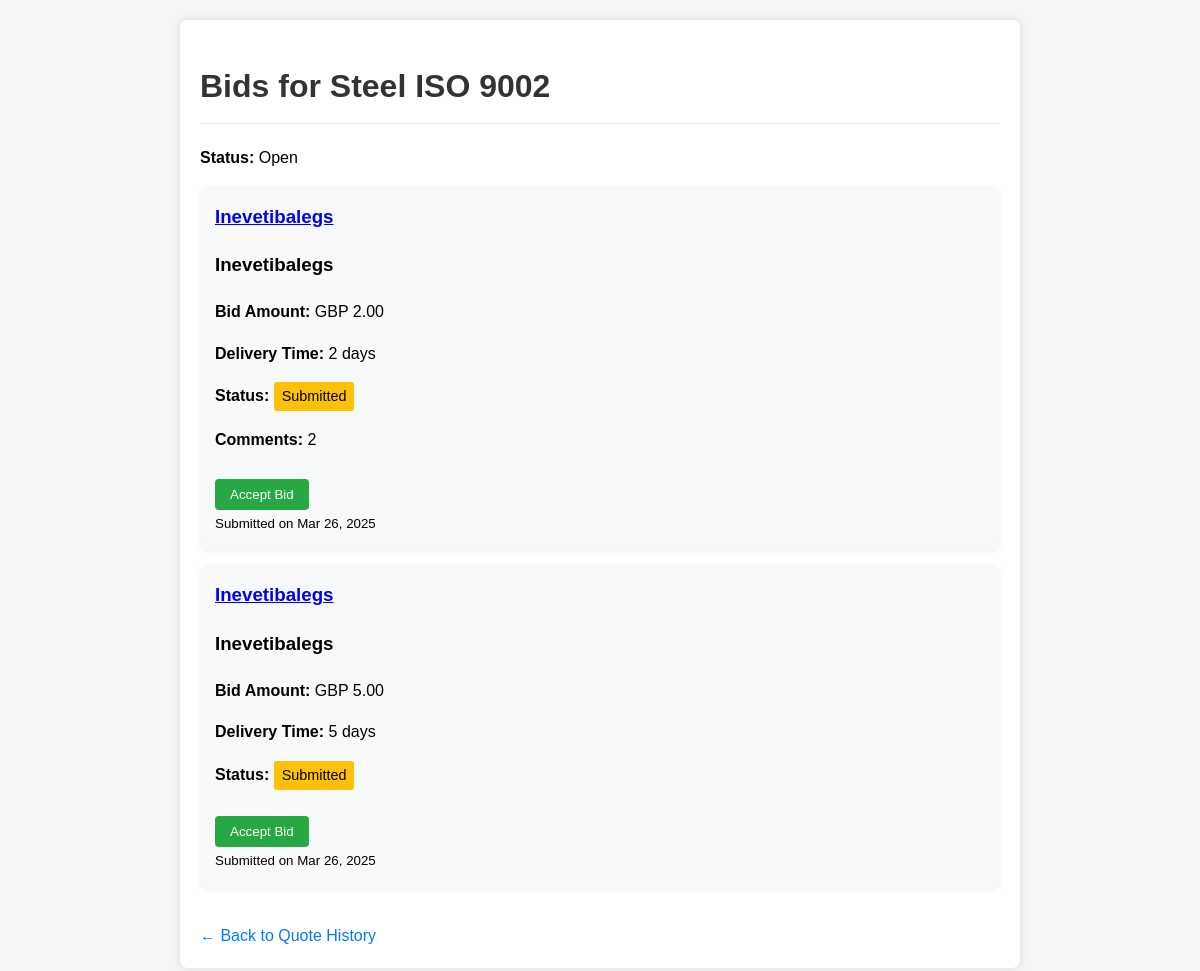
The page /manufacturer/quote-bids/2/ (signed in) on the database its author committed.
### manufacturer/models.py (models this page shows, shortened)
class QuoteRequest(models.Model):
    STATUS_CHOICES = [
        ('open', 'Open'),
        ('closed', 'Closed'),
        ('awarded', 'Awarded'),
        ('expired', 'Expired'),
    ]
    manufacturer = models.ForeignKey(Manufacturer, on_delete=models.CASCADE)
    product = models.CharField(max_length=200)
    category = models.CharField(max_length=100)
    description = models.TextField()
    deadline = models.DateField()
    quantity = models.DecimalField(max_digits=10, decimal_places=2)
    unit = models.CharField(max_length=20, blank=True)
    annual_volume = models.CharField(max_length=100, blank=True)
    unit_price = models.DecimalField(max_digits=10, decimal_places=2, null=True, blank=True)
    currency = models.CharField(max_length=3, blank=True)
    shipping_terms = models.CharField(max_length=50)
    destination_port = models.CharField(max_length=100, blank=True)
    payment_terms = models.CharField(max_length=50)
    status = models.CharField(max_length=10, choices=STATUS_CHOICES, default='open')
    created_at = models.DateTimeField(auto_now_add=True)
    accepted_bid = models.ForeignKey('supplier.Bid', on_delete=models.SET_NULL, null=True, blank=True)

### supplier/models.py (models this page shows, shortened)
class Bid(models.Model):
    supplier = models.ForeignKey('Supplier', on_delete=models.CASCADE)
    quote = models.ForeignKey(QuoteRequest, on_delete=models.CASCADE)
    bid_amount = models.DecimalField(max_digits=10, decimal_places=2)
    delivery_time = models.PositiveIntegerField(help_text="Delivery time in days")
    comments = models.TextField(blank=True)
    submitted_at = models.DateTimeField(auto_now_add=True)
    status = models.CharField(max_length=20, choices=[
        ('submitted', 'Submitted'),
        ('accepted', 'Accepted'),
        ('rejected', 'Rejected')
    ], default='submitted')

class Supplier(models.Model):
    user = models.OneToOneField(User, on_delete=models.CASCADE)
    first_name = models.CharField(max_length=100)
    last_name = models.CharField(max_length=100)
    company_name = models.CharField(max_length=200)
    city = models.CharField(max_length=100)
    state = models.CharField(max_length=100)
    business_type = models.CharField(max_length=100)
    website = models.URLField(blank=True)
    phone_number = models.CharField(max_length=20)
    key_services = models.TextField()

### manufacturer/views.py (the view)
# urls.py: path('quote-bids/<int:quote_id>/', views.view_quote_bids, name='view_quote_bids'),
def view_quote_bids(request, quote_id):
    if not request.user.is_authenticated:
        return redirect('manufacturer_login')
    try:
        manufacturer = Manufacturer.objects.get(user=request.user)
        quote = QuoteRequest.objects.get(id=quote_id, manufacturer=manufacturer)
        bids = Bid.objects.filter(quote=quote).select_related('supplier')
        sort = request.GET.get('sort', 'newest')
        if sort == 'lowest':
            bids = bids.order_by('bid_amount')
        elif sort == 'highest':
            bids = bids.order_by('-bid_amount')
        else:  # default to newest first
            bids = bids.order_by('-submitted_at')
        return render(request, 'manufacturer/quote_bids.html', {
            'quote': quote,
            'bids': bids,
            'manufacturer': manufacturer,
            'current_sort': sort  # Pass the current sort option to template
        })
    except (Manufacturer.DoesNotExist, QuoteRequest.DoesNotExist):
        messages.error(request, "Quote not found or you don't have permission to view it")
        return redirect('manufacturer_quote_history')

### manufacturer/templates/manufacturer/quote_bids.html (shortened to what this page needs)
<!DOCTYPE html>
<html>
<head>
</head>
<body>
    <div class="container">
        <h1>Bids for {{ quote.product }}</h1>
        <p><strong>Status:</strong> {{ quote.get_status_display }}</p>
        {% if bids %}
        <div class="bid-list">
            {% for bid in bids %}
            <div class="bid-card">
                <h3><a href="{% url 'view_supplier_profile' bid.supplier.id %}?quote_id={{ quote.id }}">
                    {{ bid.supplier.company_name }}
                </a></h3>
                <h3>{{ bid.supplier.company_name }}</h3>
                <p><strong>Bid Amount:</strong> {{ quote.currency }} {{ bid.bid_amount }}</p>
                <p><strong>Delivery Time:</strong> {{ bid.delivery_time }} days</p>
                <p><strong>Status:</strong> <span class="status status-{{ bid.status }}">{{ bid.get_status_display }}</span></p>
                {% if bid.comments %}
                <p><strong>Comments:</strong> {{ bid.comments }}</p>
                {% endif %}
                {% if bid.status == 'submitted' and quote.status == 'open' %}
                <form method="post" action="{% url 'accept_bid' bid.id %}">
                    <button type="submit" class="accept-btn">Accept Bid</button>
                </form>
                {% endif %}
                <small>Submitted on {{ bid.submitted_at|date:"M d, Y" }}</small>
            </div>
            {% endfor %}
        </div>
        {% else %}
        <p>No bids available for this quote.</p>
        {% endif %}
        <a href="{% url 'manufacturer_quote_history' %}" class="back-link">← Back to Quote History</a>
    </div>
</body>
</html>

### manufacturer/templates/manufacturer/quote_bids.html (style rules this page uses)
body { font-family: Arial, sans-serif; line-height: 1.6; margin: 0; padding: 20px; background-color: #f5f5f5; }
.container { max-width: 800px; margin: 0 auto; background: white; padding: 20px; border-radius: 8px; box-shadow: 0 0 10px rgba(0,0,0,0.1); }
h1 { color: #333; border-bottom: 1px solid #eee; padding-bottom: 10px; }
.bid-card { background: #f8f9fa; border-radius: 8px; padding: 15px; margin-bottom: 15px; box-shadow: 0 2px 5px rgba(0,0,0,0.05); }
.bid-card h3 { margin-top: 0; }
.status { display: inline-block; padding: 3px 8px; border-radius: 3px; font-size: 0.9em; }
.status-submitted { background: #ffc107; color: #000; }
.accept-btn { background: #28a745; color: white; border: none; padding: 8px 15px; border-radius: 4px; cursor: pointer; margin-top: 10px; }
.back-link { display: inline-block; margin-top: 20px; color: #007bff; text-decoration: none; }

### rows shown on the page
QuoteRequest: product "Steel ISO 9002", status "Open", currency "GBP"
Bid: supplier.company_name "Inevetibalegs", bid_amount "2.00", delivery_time "2", status "Submitted", comments "2", shows "Accept Bid", submitted_at "Mar 26, 2025"
Bid: supplier.company_name "Inevetibalegs", bid_amount "5.00", delivery_time "5", status "Submitted", shows "Accept Bid", submitted_at "Mar 26, 2025"
